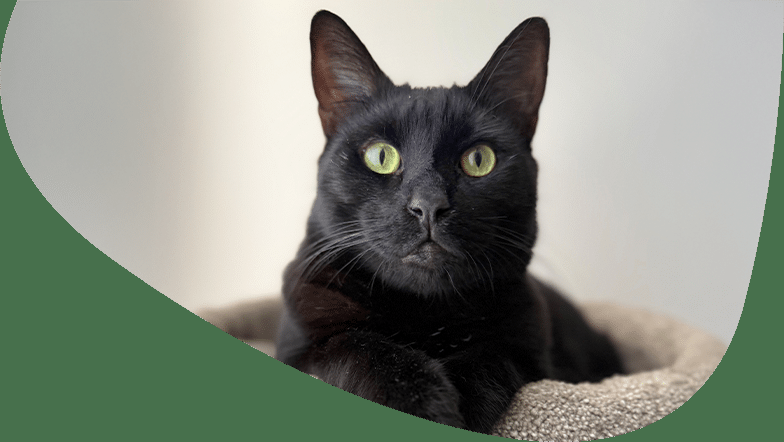
#> input picture urok1/cat4.jpg, 784 x 442 px, found by its file name
$ python caturok.py
#> lines starting #> are read from the running program, lines starting #| are printed output that depends on the picture
import cv2
from PIL import Image

image_path = "c:/Users/Asus/Desktop/git/urok1/cat4.jpg"
cascade_path = 'c:/Users/Asus/Desktop/git/urok1/haarcascade_frontalcatface_extended.xml'
glasses_path = 'c:/Users/Asus/Desktop/git/urok1/glasses.png'

image = cv2.imread(image_path)
#> image is the input picture: shape (442, 784, 3); mean B, G, R 128.3, 139.6, 133.6
if image is None:
    print("ПОМИЛКА: Зображення не завантажено! Перевірте шлях до файлу.")
    exit()
else:
    print(f"Зображення завантажено. Розмір: {image.shape}")
#| Зображення завантажено. Розмір: (442, 784, 3)

cat_face_cascade = cv2.CascadeClassifier(cascade_path)
if cat_face_cascade.empty():
    print("ПОМИЛКА: XML-файл каскаду не завантажено! Перевірте шлях.")
    exit()
else:
    print("Каскад завантажено успішно")

cat_face = cat_face_cascade.detectMultiScale(image)
#> cat_face = [[320, 66, 226, 226]]

print(f"Знайдено мордочок котів: {len(cat_face)}")
#| Знайдено мордочок котів: 1
print(f"Координати: {cat_face}")
#| Координати: [[320  66 226 226]]

cat = Image.open(image_path)
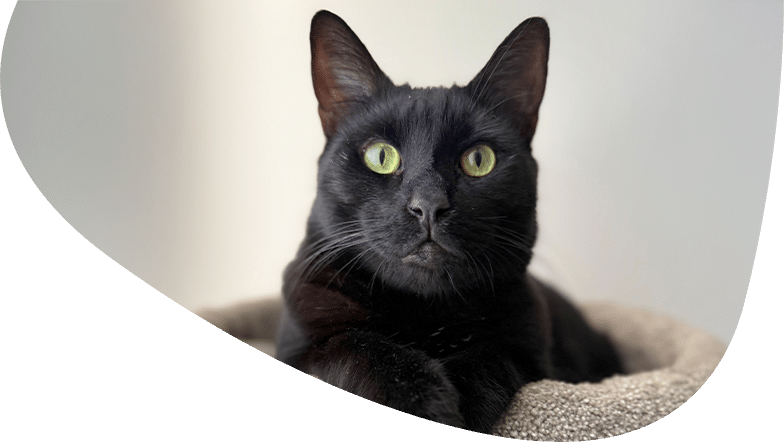
#> cat: PIL image 784x442 P; mean R, G, B, A 133.6, 139.6, 128.3, 201.2; transparent parts drawn white
glasses = Image.open(glasses_path)
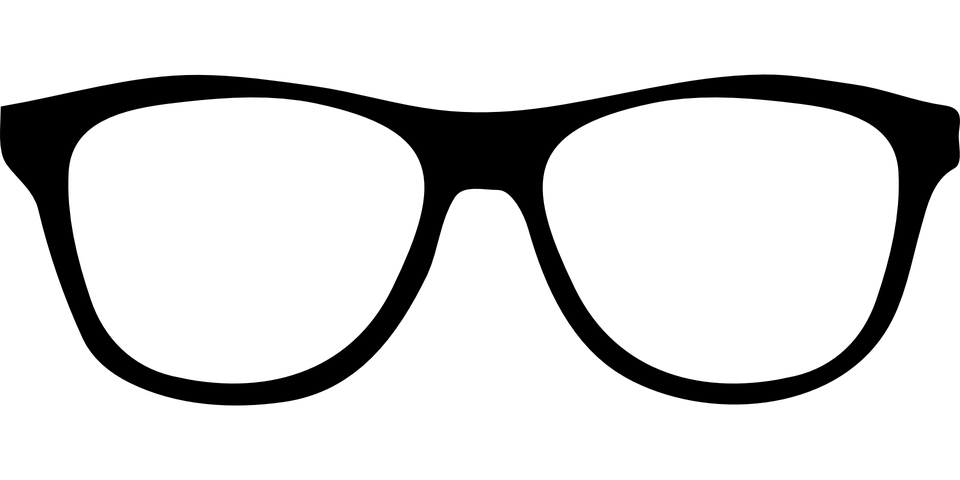
#> input picture urok1/glasses.png, 960 x 480 px, found by its file name
#> glasses is the input picture: PIL image 960x480 LA; mean R, G, B, A 0, 0, 0, 37.9
cat = cat.convert("RGBA")
glasses = glasses.convert("RGBA")

for (x, y, w, h) in cat_face:
    glasses_resized = glasses.resize((w, int(h/3)))
    cat.paste(glasses_resized, (x, int(y + h/4)), glasses_resized)
#> this loop made 1 pass
#> pass 1, `glasses_resized = glasses.resize((w, int(h/3)))`:
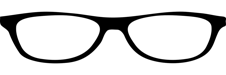
#> glasses_resized: PIL image 226x75 RGBA; mean R, G, B, A 0, 0, 0, 38; transparent parts drawn white

output_path = 'c:/Users/Asus/Desktop/git/urok1/cat_with_glasses3.png'
cat.save(output_path)

cat_with_glasses = cv2.imread(output_path)
cv2.imshow("Cat_with_glasses", cat_with_glasses)
cv2.waitKey()
cv2.destroyAllWindows()
